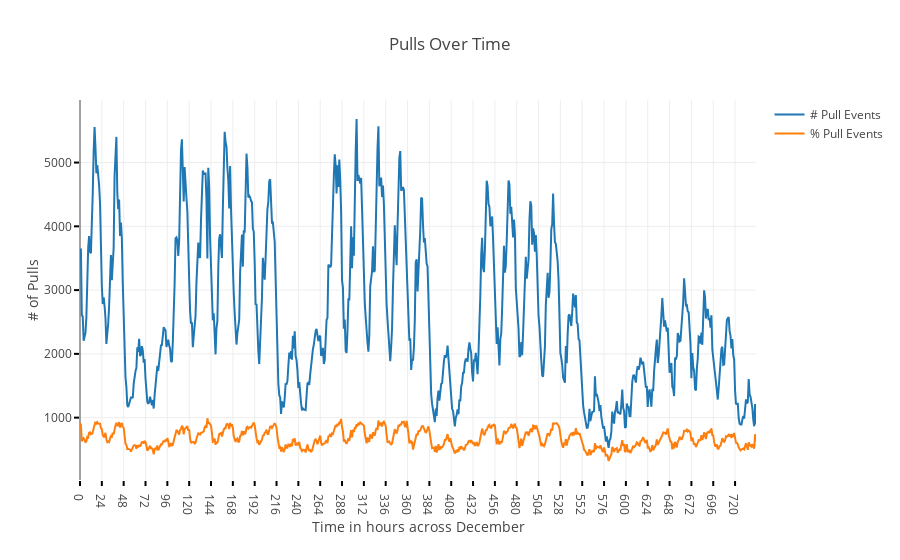

The code cell stored with this chart in its notebook:
### Code cell
traces = [
    Scatter({
            'x': data.index,
            'y': data.pull_events,
            "name": "# Pull Events"
        }),
    Scatter({
            'x': data.index,
            'y': data.percent_pulls * 10000,
            "name": "% Pull Events"
        })
]

layout = Layout(
    title="Pulls Over Time",
    xaxis=dict(
        title='Time in hours across December',
        autotick=False,
        ticks='outside',
        tick0=0,
        dtick=24,
        ticklen=5,
        tickwidth=2,
        tickcolor='#000'
    ),
    yaxis=dict(
        title="# of Pulls",
        autotick=False,
        ticks='outside',
        tick0=0,
        dtick=1000,
        ticklen=5,
        tickwidth=2,
        tickcolor='#000'
    )
)
fig = Figure(data=traces, layout=layout)
py.iplot(fig, filename='axes-ticks')

### Figure 1 — Plotly figure (JSON) as saved in the notebook; plotly's stock layout.template omitted (floating-point values rounded to 4 significant figures; data arrays with more than 128 entries replaced by an {"elided": "..."} marker saying what was removed)
{"data": [{"name": "# Pull Events", "type": "scatter", "x": {"elided": "744 int values"}, "y": {"elided": "744 int values"}}, {"name": "% Pull Events", "type": "scatter", "x": {"elided": "744 int values"}, "y": {"elided": "744 float values"}}], "layout": {"title": "Pulls Over Time", "xaxis": {"autotick": false, "dtick": 24, "tick0": 0, "tickcolor": "#000", "ticklen": 5, "ticks": "outside", "tickwidth": 2, "title": "Time in hours across December"}, "yaxis": {"autotick": false, "dtick": 1000, "tick0": 0, "tickcolor": "#000", "ticklen": 5, "ticks": "outside", "tickwidth": 2, "title": "# of Pulls"}}}
